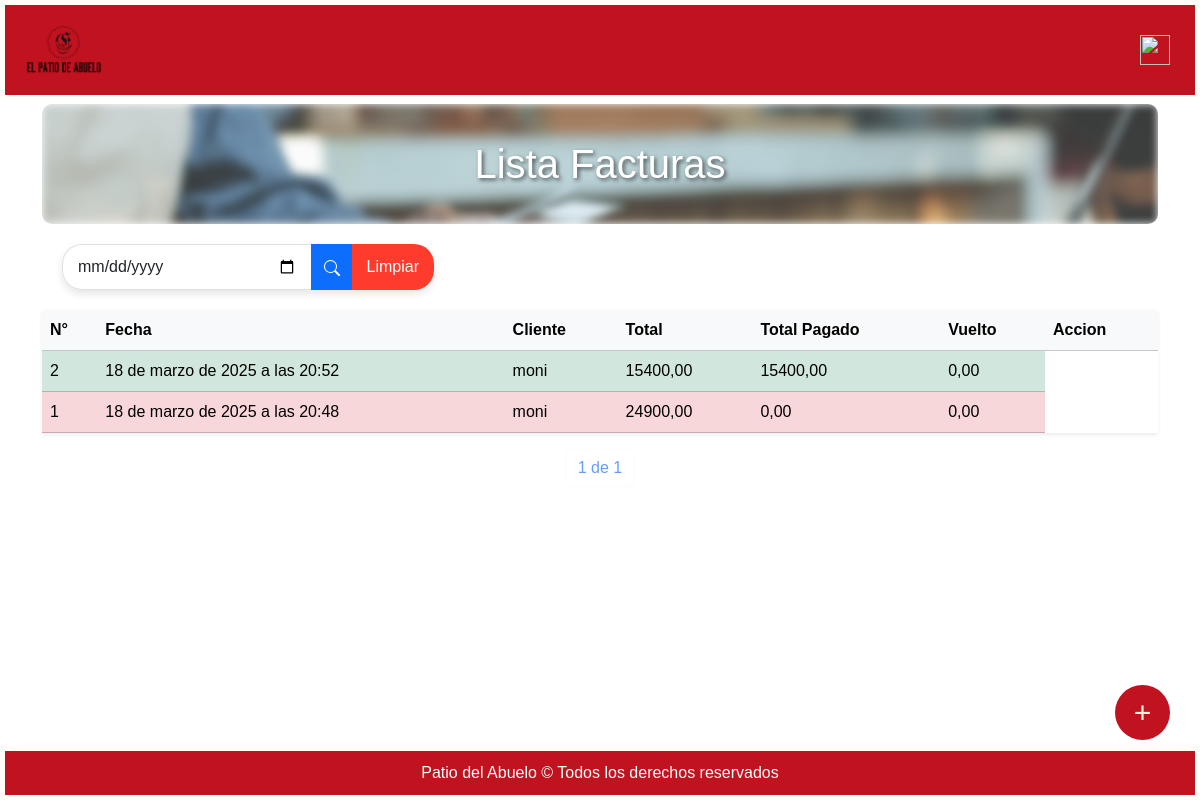
/facturas/ (signed in), run on an earlier commit of the app's database.
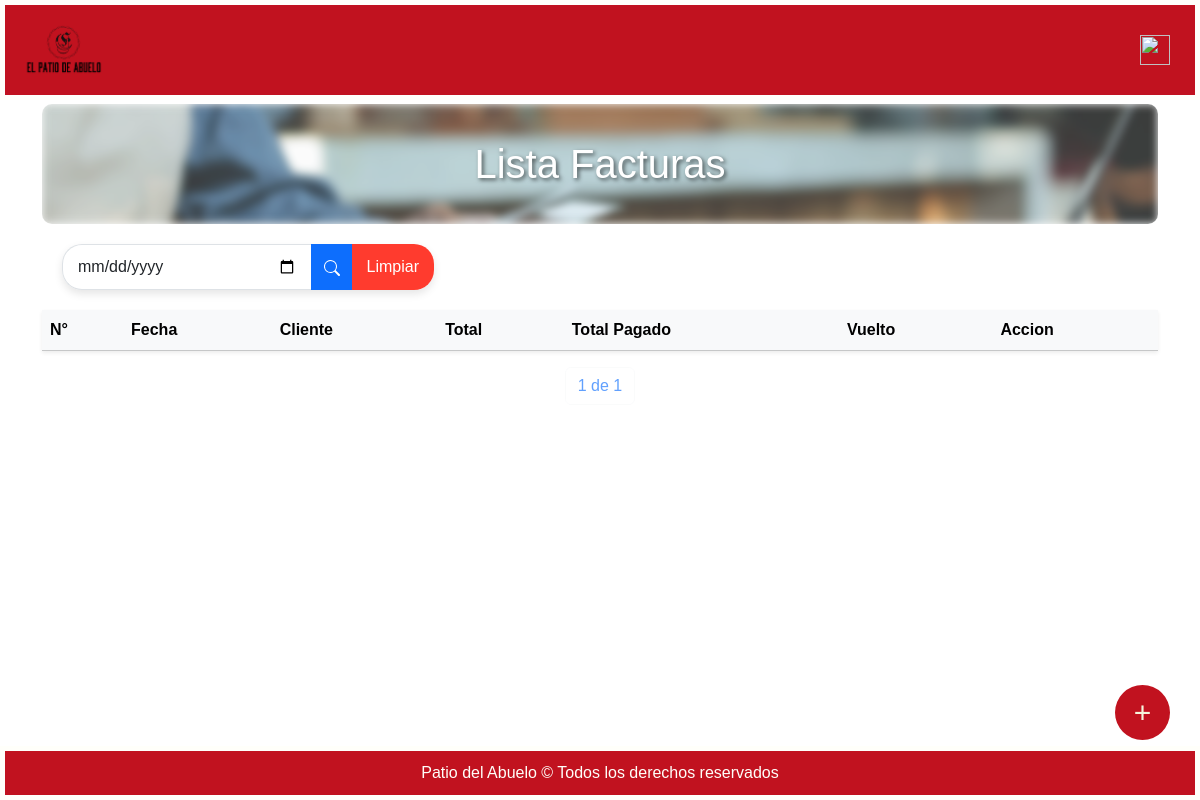
And on a later commit of the database.
### miAplicacion/models.py (models this page shows, shortened)
class Factura(models.Model):
    fecha = models.DateTimeField(auto_now_add=True)
    total = models.DecimalField(max_digits=15, decimal_places=2)
    total_pago = models.DecimalField(max_digits=15, decimal_places=2, default=0)
    vuelto = models.DecimalField(max_digits=15, decimal_places=2, default=0)
    anulado = models.BooleanField(default=False)
    cobrado = models.BooleanField(default=False)
    id_cliente = models.ForeignKey(Cliente, on_delete=models.SET(seleccionar_cliente_alternativo))
    id_orden = models.ManyToManyField("Orden", through="FacturaOrden")
    id_tipoPago = models.ManyToManyField(TipoPago, through="FacturaPago")

class Cliente(models.Model):
    nombre = models.CharField(max_length=120)
    telefono = models.CharField(max_length=30, null=True, blank=True)
    direccion = models.CharField(max_length=120, null=True, blank=True)

### miAplicacion/views.py (the view)
# urls.py: path("facturas/", login_required(permission_required('miAplicacion.view_factura')(views.listaFacturas.as_view())), name="listaFacturas"),
class listaFacturas(ListView):
    model = Factura
    template_name = os.path.join("listas", "listaFacturas.html")
    context_object_name = 'facturas'
    paginate_by = 12
    def get_queryset(self):
        queryset = super().get_queryset().order_by('-fecha')
        query = self.request.GET.get('q')
        if query:
            queryset = queryset.filter(fecha__icontains=query)
        return queryset
    def get_context_data(self, **kwargs):
        context = super().get_context_data(**kwargs)
        context['query'] = self.request.GET.get('q', '')  # Enviar el valor de la búsqueda al contexto
        context['facturaCierre'] = [x.id_factura.pk for x in FacturaCierre.objects.all()]
        return context

### patioAbuelo/templates/listas/listaFacturas.html (shortened to what this page needs)
{% extends "base.html" %}
{% block content %}
<div class="container">
  <h1 class="text-center mt-1 cont titulo">Lista Facturas</h1>
  <form method="GET" class="search-bar col-10 col-md-6 col-lg-4">
    <div class="input-group">
        <input type="date" class="form-control search-input" name="q" value="{{ query }}" \
            placeholder="Buscar por fecha">
        <button class="btn btn-primary text-light" type="submit">
            <svg xmlns="http://www.w3.org/2000/svg" width="16" height="16" fill="white" class="bi bi-search" viewBox="0 0 16 16">
                <path d="M11.742 10.344a6.5 6.5 0 1 0-1.397 1.398h-.001q.044.06.098.115l3.85 3.85a1 1 0 0 0 1.415-1.414l-3.85-3.85a1 1 0 0 0-.115-.1zM12 6.5a5.5 5.5 0 1 1-11 0 5.5 5.5 0 0 1 11 0"/>
            </svg>
        </button>
        <button class="btn btn-limpiar" type="reset" onclick="clearSearch()">
          Limpiar
      </button>
    </div>
  </form>
    <div class="d-none d-md-block">
      <table class="table table-light shadow-sm table-responsive">
          <thead class="bg-light">
            <tr>
              <th scope="col">N°</th>
              <th scope="col">Fecha</th>
              <th scope="col">Cliente</th>
              <th scope="col">Total</th>
              <th scope="col">Total Pagado</th>
              <th scope="col">Vuelto</th>
              <th scope="col">
                Accion
              </th>
            </tr>
          </thead>
          <tbody>
              {% for f in facturas %}
              {% if f.anulado == True%}
                <tr class="table-danger">
                  <td onclick="window.location.href='{% url 'facturaDetalle' f.id%}'">{{f.id}}</td>
                  <td onclick="window.location.href='{% url 'facturaDetalle' f.id%}'">{{f.fecha}}</td>
                  <td onclick="window.location.href='{% url 'facturaDetalle' f.id%}'">{{f.id_cliente.nombre}}</td>
                  <td onclick="window.location.href='{% url 'facturaDetalle' f.id%}'">{{f.total}}</td>
                  <td onclick="window.location.href='{% url 'facturaDetalle' f.id%}'">{{f.total_pago}}</td>
                  <td onclick="window.location.href='{% url 'facturaDetalle' f.id%}'">{{f.vuelto}}</td>
                </tr>
              {%endif%}
              {% if f.cobrado == True and f.anulado == False%}
              <tr class="table-success">
                <td onclick="window.location.href='{% url 'facturaDetalle' f.id%}'">{{f.id}}</td>
                <td onclick="window.location.href='{% url 'facturaDetalle' f.id%}'">{{f.fecha}}</td>
                <td onclick="window.location.href='{% url 'facturaDetalle' f.id%}'">{{f.id_cliente.nombre}}</td>
                <td onclick="window.location.href='{% url 'facturaDetalle' f.id%}'">{{f.total}}</td>
                <td onclick="window.location.href='{% url 'facturaDetalle' f.id%}'">{{f.total_pago}}</td>
                <td onclick="window.location.href='{% url 'facturaDetalle' f.id%}'">{{f.vuelto}}</td>
              </tr>
              {%endif%}
              {% endfor %}
          </tbody>
      </table>
    </div>
    <div class="pagination justify-content-center">
      <span class="current-page btn btn-outline-light disabled text-primary mb-3">
          {{ page_obj.number }} de {{ page_obj.paginator.num_pages }}
      </span>
  </div>
  {% if perms.miAplicacion.add_factura %}
    <a href={% url "facturaNueva" %} class="customButton">+</a>
  {% endif %}
</div>
{% endblock %}

### patioAbuelo/templates/base.html (shortened to what this page needs)
{% load static %}
<!DOCTYPE html>
<html lang="en">
<head>
    {% load bootstrap5 %}
    {% bootstrap_css %}
    <link rel="stylesheet" href="{% static 'estilos.css' %}">
</head>
<body>
    <div class="container-fluid">
        <header class="row">
            <div class="col d-flex justify-content-start align-items-center">
                <a href="{% url 'paginaPrincipal' %}"><img src="{% static 'imagenes/patioAbuelo.png'%}" alt="" width="90"></a>
            </div>
            <div class="col d-flex justify-content-end">
                <button class="btn justify-self-end" type="button" data-bs-toggle="offcanvas" data-bs-target="#offcanvasRight" aria-controls="offcanvasRight">
                    <img src="{% static 'imagenes/iconCanva.svg'%}"  alt="" width="30" height="30">
                </button>
            </div>
        </header>
    </div>
        {% block content %}
        {% endblock %}
    <footer class="container-fluid text-center mt-5 d-none d-lg-block fixed-bottom">
        Patio del Abuelo  &copy; Todos los derechos reservados
    </footer>
</body>
</html>

### patioAbuelo/static/estilos.css (style rules this page uses)
* { margin: 0; padding: 0; box-sizing: border-box; }
body { font-family: "Montserrat", sans-serif; display: grid; min-height: 100dvh; grid-template-rows: auto 1fr auto; overflow-x: hidden; }
header { background-color:#C1121F; border: solid, 5px, #FFFFFA; }
footer { padding: 10px; display: flex; justify-content: space-evenly; background-color: #C1121F; align-items: center; color: #FFFFFA; border: solid 5px #FFFFFA; }
.customButton { display: flex; position: fixed; width: 55px; height: 55px; bottom: 60px; right: 30px; border-radius: 50px; text-align: center; font-size: 30px; z-index: 100; align-items: center; justify-content: center; text-align: center; background-color: #C1121F; color:beige; text-decoration: none; transition: 0.3s; }

### patioAbuelo/templates/base.html (style rules this page uses)
header { height: 100px; align-content: center; }

### patioAbuelo/templates/listas/listaFacturas.html (style rules this page uses)
.cont { position: relative; height: 120px; border-radius: 10px; overflow: hidden; color: white; display: flex; align-items: center; justify-content: center; }
.cont::before { content: ""; position: absolute; top: 0; left: 0; width: 100%; height: 100%; background-image: url("../../../media/estilos_h1/facturas.jpg"); background-size: cover; background-position: center; filter: blur(4px); z-index: -1; opacity: 0.8; }
.titulo { text-shadow: 2px 2px 4px rgba(0, 0, 0, 0.6); }
.search-bar { margin: 20px; }
.search-input { border-top-left-radius: 20px; border-bottom-left-radius: 20px; border-right: none; padding: 10px 15px; }
.input-group { box-shadow: 0 4px 8px rgba(0, 0, 0, 0.1); border-radius: 20px; }
.btn-limpiar { border-top-right-radius: 20px; border-bottom-right-radius: 20px; background-color: #ff3b2e; border: none; padding: 10px 15px; color: white; }

What changed in the data, as far as the page shows it:
removed Factura: id "2", fecha "18 de marzo de 2025 a las 20:52", id_cliente.nombre "moni", total "15400,00", total_pago "15400,00", vuelto "0,00"
removed Factura: id "1", fecha "18 de marzo de 2025 a las 20:48", id_cliente.nombre "moni", total "24900,00", total_pago "0,00", vuelto "0,00"
